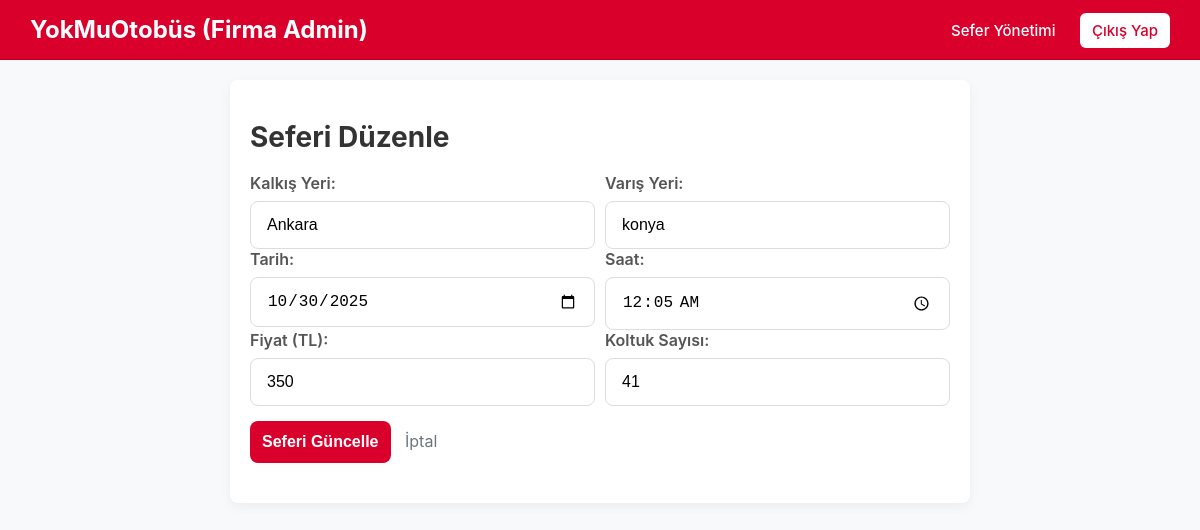
/edit_trip.php?id=5a387d27-8743-4f8b-922c-9a169001f583 (signed in), run on the app's committed database.
### tables this page shows
CREATE TABLE "Trips" (
    "id" TEXT PRIMARY KEY,
    "company_id" TEXT NOT NULL,
    "departure_location" TEXT NOT NULL,
    "arrival_location" TEXT NOT NULL,
    "departure_time" DATETIME NOT NULL,
    "price" REAL NOT NULL,
    "seat_count" INTEGER NOT NULL,
    FOREIGN KEY ("company_id") REFERENCES "Company" ("id")
);

### edit_trip.php (the view, shortened to what this page needs)
<?php
include 'database.php';
$trip_id = $_GET['id'] ?? null;
$company_id = $_SESSION['company_id'];
try {
    $stmt = $db->prepare("SELECT * FROM \"Trips\" WHERE id = ? AND company_id = ?");
    $stmt->execute([$trip_id, $company_id]);
    $trip = $stmt->fetch();
    $departure_datetime = new DateTime($trip['departure_time']);
    $trip_date = $departure_datetime->format('Y-m-d');
    $trip_time = $departure_datetime->format('H:i');
} catch (Exception $e) { header("Location: company_panel.php?error=" . urlencode($e->getMessage())); exit; }
?>
<!DOCTYPE html>
<html lang="tr">
<head>
    <meta charset="UTF-8"><title>Sefer Düzenle</title><link rel="stylesheet" href="styles.css">
</head>
<body>
    <header class="header">
        <div class="logo"><a href="index.php">YokMuOtobüs (Firma Admin)</a></div>
        <nav class="nav"> <a href="company_panel.php">Sefer Yönetimi</a> <a href="logout.php" class="nav-button">Çıkış Yap</a> </nav>
    </header>
    <main class="panel-container" style="max-width: 700px;">
        <h1>Seferi Düzenle</h1>
        <form action="company_actions.php" method="POST">
            <div style="display: flex; gap: 10px;">
                <div class="form-group" style="flex: 1;"><label for="departure_location">Kalkış Yeri:</label><input type="text" id="departure_location" name="departure_location" value="<?php echo htmlspecialchars($trip['departure_location']); ?>" required></div>
                <div class="form-group" style="flex: 1;"><label for="arrival_location">Varış Yeri:</label><input type="text" id="arrival_location" name="arrival_location" value="<?php echo htmlspecialchars($trip['arrival_location']); ?>" required></div>
            </div>
            <div style="display: flex; gap: 10px;">
                <div class="form-group" style="flex: 1;"><label for="trip_date">Tarih:</label><input type="date" id="trip_date" name="trip_date" value="<?php echo $trip_date; ?>" required></div>
                <div class="form-group" style="flex: 1;"><label for="trip_time">Saat:</label><input type="time" id="trip_time" name="trip_time" value="<?php echo $trip_time; ?>" required></div>
            </div>
            <div style="display: flex; gap: 10px;">
                <div class="form-group" style="flex: 1;"><label for="price">Fiyat (TL):</label><input type="number" id="price" name="price" step="0.01" min="0" value="<?php echo htmlspecialchars($trip['price']); ?>" required></div>
                <div class="form-group" style="flex: 1;"><label for="seat_count">Koltuk Sayısı:</label><input type="number" id="seat_count" name="seat_count" min="1" value="<?php echo htmlspecialchars($trip['seat_count']); ?>" required></div>
            </div>
            <button type="submit" class="search-button" style="margin-top: 15px; height: auto; padding: 12px; width: auto;">Seferi Güncelle</button>
            <a href="company_panel.php" style="margin-left: 10px; color: #6c757d;">İptal</a>
        </form>
    </main>
</body>
</html>

### styles.css (style rules this page uses)
body { margin: 0; font-family: -apple-system, BlinkMacSystemFont, "Segoe UI", Roboto, "Helvetica Neue", Arial, sans-serif; background-color: #f8f9fa; color: #333; }
a { text-decoration: none; color: #007bff; }
.header { background-color: #d9002c; padding: 15px 30px; border-bottom: 1px solid #b30024; display: flex; justify-content: space-between; align-items: center; }
.header .logo { font-size: 24px; font-weight: bold; color: #ffffff; }
.header .logo a { text-decoration: none; color: inherit; }
.header .nav a { margin-left: 20px; font-weight: 500; color: #ffffff; font-size: 15px; }
.header .nav a.nav-button { background-color: #ffffff; color: #d9002c; padding: 8px 12px; border-radius: 6px; }
.form-group { flex: 1; min-width: 200px; text-align: left; }
.form-group label { display: block; font-weight: 600; margin-bottom: 8px; color: #555; }
.form-group input { width: 100%; padding: 14px 16px; border: 1px solid #ddd; border-radius: 8px; font-size: 16px; box-sizing: border-box; }
.search-button { background-color: #d9002c; color: white; border: none; padding: 14px 30px; font-size: 16px; font-weight: bold; border-radius: 8px; cursor: pointer; transition: background-color 0.3s; height: 50px; }
.panel-container { padding: 40px 20px; max-width: 1000px; margin: 20px auto; background: #fff; border-radius: 8px; box-shadow: 0 4px 12px rgba(0,0,0,0.05); }
.panel-container h1 { font-size: 28px; color: #333; margin-top: 0; }
:root { --seat-available-bg: #fff; --seat-available-border: #ced4da; --seat-available-text: #495057; --seat-available-hover-bg: #e9ecef; --seat-selected-bg: #63d3a6; --seat-selected-border: #4dbb92; --seat-selected-text: #fff; --seat-male-bg: #bde0fe; --seat-male-border: #a2d2ff; --seat-male-text: #004a99; --seat-female-bg: #ffc0cb; --seat-female-border: #fba0af; --seat-female-text: #a30000; }

### data on the page
trips: departure_location "Ankara", arrival_location "konya", trip_date "10/30/2025", trip_time "00:05", price "350", seat_count "41"
